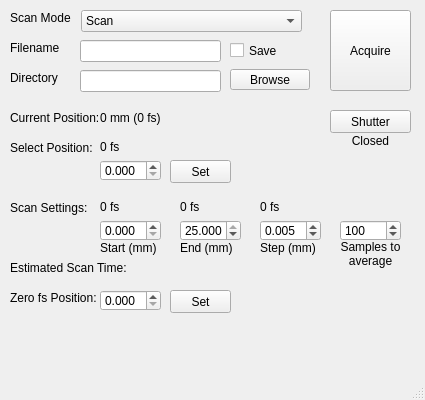
<?xml version="1.0" encoding="UTF-8"?>
<ui version="4.0">
 <class>MainWindow</class>
 <widget class="QMainWindow" name="MainWindow">
  <property name="geometry">
   <rect>
    <x>0</x>
    <y>0</y>
    <width>425</width>
    <height>400</height>
   </rect>
  </property>
  <property name="windowTitle">
   <string>MainWindow</string>
  </property>
  <widget class="QWidget" name="centralwidget">
   <widget class="QLabel" name="filenameLabel">
    <property name="geometry">
     <rect>
      <x>10</x>
      <y>40</y>
      <width>61</width>
      <height>16</height>
     </rect>
    </property>
    <property name="text">
     <string>Filename</string>
    </property>
   </widget>
   <widget class="QComboBox" name="scanModeWidget">
    <property name="geometry">
     <rect>
      <x>81</x>
      <y>10</y>
      <width>221</width>
      <height>22</height>
     </rect>
    </property>
    <item>
     <property name="text">
      <string>Scan</string>
     </property>
    </item>
    <item>
     <property name="text">
      <string>Monitor</string>
     </property>
    </item>
   </widget>
   <widget class="QPushButton" name="acquireButton">
    <property name="geometry">
     <rect>
      <x>330</x>
      <y>10</y>
      <width>81</width>
      <height>81</height>
     </rect>
    </property>
    <property name="text">
     <string>Acquire</string>
    </property>
   </widget>
   <widget class="QPushButton" name="directoryBrowseButton">
    <property name="geometry">
     <rect>
      <x>230</x>
      <y>69</y>
      <width>80</width>
      <height>21</height>
     </rect>
    </property>
    <property name="text">
     <string>Browse</string>
    </property>
   </widget>
   <widget class="QCheckBox" name="saveCheckBox">
    <property name="geometry">
     <rect>
      <x>230</x>
      <y>41</y>
      <width>49</width>
      <height>19</height>
     </rect>
    </property>
    <property name="text">
     <string>Save</string>
    </property>
   </widget>
   <widget class="QLabel" name="directoryLabel">
    <property name="geometry">
     <rect>
      <x>10</x>
      <y>70</y>
      <width>61</width>
      <height>16</height>
     </rect>
    </property>
    <property name="text">
     <string>Directory</string>
    </property>
   </widget>
   <widget class="QLineEdit" name="directoryText">
    <property name="geometry">
     <rect>
      <x>80</x>
      <y>70</y>
      <width>141</width>
      <height>22</height>
     </rect>
    </property>
    <property name="text">
     <string/>
    </property>
   </widget>
   <widget class="QLineEdit" name="filenameText">
    <property name="geometry">
     <rect>
      <x>80</x>
      <y>40</y>
      <width>141</width>
      <height>22</height>
     </rect>
    </property>
   </widget>
   <widget class="QLabel" name="scanModeLabel">
    <property name="geometry">
     <rect>
      <x>10</x>
      <y>10</y>
      <width>61</width>
      <height>16</height>
     </rect>
    </property>
    <property name="text">
     <string>Scan Mode</string>
    </property>
   </widget>
   <widget class="QLabel" name="scanLabel">
    <property name="geometry">
     <rect>
      <x>10</x>
      <y>200</y>
      <width>91</width>
      <height>16</height>
     </rect>
    </property>
    <property name="text">
     <string>Scan Settings:</string>
    </property>
   </widget>
   <widget class="QLabel" name="scanStartLabel">
    <property name="geometry">
     <rect>
      <x>100</x>
      <y>240</y>
      <width>61</width>
      <height>16</height>
     </rect>
    </property>
    <property name="text">
     <string>Start (mm)</string>
    </property>
   </widget>
   <widget class="QLabel" name="scanStartFemto">
    <property name="geometry">
     <rect>
      <x>100</x>
      <y>200</y>
      <width>47</width>
      <height>13</height>
     </rect>
    </property>
    <property name="text">
     <string>0 fs</string>
    </property>
   </widget>
   <widget class="QLabel" name="scanStepLabel">
    <property name="geometry">
     <rect>
      <x>260</x>
      <y>240</y>
      <width>71</width>
      <height>16</height>
     </rect>
    </property>
    <property name="text">
     <string>Step (mm)</string>
    </property>
   </widget>
   <widget class="QLabel" name="scanEndLabel">
    <property name="geometry">
     <rect>
      <x>180</x>
      <y>240</y>
      <width>61</width>
      <height>16</height>
     </rect>
    </property>
    <property name="text">
     <string>End (mm)</string>
    </property>
   </widget>
   <widget class="QLabel" name="scanEndFemto">
    <property name="geometry">
     <rect>
      <x>180</x>
      <y>200</y>
      <width>47</width>
      <height>13</height>
     </rect>
    </property>
    <property name="text">
     <string>0 fs</string>
    </property>
   </widget>
   <widget class="QDoubleSpinBox" name="scanEndWidget">
    <property name="geometry">
     <rect>
      <x>180</x>
      <y>220</y>
      <width>61</width>
      <height>21</height>
     </rect>
    </property>
    <property name="decimals">
     <number>3</number>
    </property>
    <property name="minimum">
     <double>0.000000000000000</double>
    </property>
    <property name="maximum">
     <double>25.000000000000000</double>
    </property>
    <property name="singleStep">
     <double>0.005000000000000</double>
    </property>
    <property name="value">
     <double>25.000000000000000</double>
    </property>
   </widget>
   <widget class="QDoubleSpinBox" name="scanStartWidget">
    <property name="geometry">
     <rect>
      <x>100</x>
      <y>220</y>
      <width>61</width>
      <height>21</height>
     </rect>
    </property>
    <property name="decimals">
     <number>3</number>
    </property>
    <property name="minimum">
     <double>0.000000000000000</double>
    </property>
    <property name="maximum">
     <double>25.000000000000000</double>
    </property>
    <property name="singleStep">
     <double>0.005000000000000</double>
    </property>
    <property name="value">
     <double>0.000000000000000</double>
    </property>
   </widget>
   <widget class="QDoubleSpinBox" name="scanStepWidget">
    <property name="geometry">
     <rect>
      <x>260</x>
      <y>220</y>
      <width>61</width>
      <height>21</height>
     </rect>
    </property>
    <property name="decimals">
     <number>3</number>
    </property>
    <property name="minimum">
     <double>0.001000000000000</double>
    </property>
    <property name="maximum">
     <double>0.010000000000000</double>
    </property>
    <property name="singleStep">
     <double>0.001000000000000</double>
    </property>
    <property name="value">
     <double>0.005000000000000</double>
    </property>
   </widget>
   <widget class="QLabel" name="delayStagePosition">
    <property name="geometry">
     <rect>
      <x>100</x>
      <y>110</y>
      <width>131</width>
      <height>16</height>
     </rect>
    </property>
    <property name="text">
     <string>0 mm (0 fs)</string>
    </property>
   </widget>
   <widget class="QLabel" name="delayStagePositionLabel">
    <property name="geometry">
     <rect>
      <x>10</x>
      <y>110</y>
      <width>91</width>
      <height>16</height>
     </rect>
    </property>
    <property name="text">
     <string>Current Position:</string>
    </property>
   </widget>
   <widget class="QLabel" name="delaySelectLabel">
    <property name="geometry">
     <rect>
      <x>10</x>
      <y>140</y>
      <width>91</width>
      <height>16</height>
     </rect>
    </property>
    <property name="text">
     <string>Select Position:</string>
    </property>
   </widget>
   <widget class="QLabel" name="delaySelectFemto">
    <property name="geometry">
     <rect>
      <x>100</x>
      <y>140</y>
      <width>47</width>
      <height>13</height>
     </rect>
    </property>
    <property name="text">
     <string>0 fs</string>
    </property>
   </widget>
   <widget class="QDoubleSpinBox" name="delaySelectWidget">
    <property name="geometry">
     <rect>
      <x>100</x>
      <y>160</y>
      <width>61</width>
      <height>21</height>
     </rect>
    </property>
    <property name="decimals">
     <number>3</number>
    </property>
    <property name="minimum">
     <double>0.000000000000000</double>
    </property>
    <property name="maximum">
     <double>25.000000000000000</double>
    </property>
    <property name="singleStep">
     <double>0.005000000000000</double>
    </property>
    <property name="stepType">
     <enum>QAbstractSpinBox::DefaultStepType</enum>
    </property>
    <property name="value">
     <double>0.000000000000000</double>
    </property>
   </widget>
   <widget class="QPushButton" name="delaySelectButton">
    <property name="geometry">
     <rect>
      <x>170</x>
      <y>160</y>
      <width>61</width>
      <height>23</height>
     </rect>
    </property>
    <property name="text">
     <string>Set</string>
    </property>
   </widget>
   <widget class="QLabel" name="estimatedScanTimeLabel">
    <property name="geometry">
     <rect>
      <x>10</x>
      <y>260</y>
      <width>341</width>
      <height>16</height>
     </rect>
    </property>
    <property name="text">
     <string>Estimated Scan Time: </string>
    </property>
   </widget>
   <widget class="QPushButton" name="delayZeroButton">
    <property name="geometry">
     <rect>
      <x>170</x>
      <y>290</y>
      <width>61</width>
      <height>23</height>
     </rect>
    </property>
    <property name="text">
     <string>Set</string>
    </property>
   </widget>
   <widget class="QDoubleSpinBox" name="delayZeroWidget">
    <property name="geometry">
     <rect>
      <x>100</x>
      <y>290</y>
      <width>61</width>
      <height>21</height>
     </rect>
    </property>
    <property name="decimals">
     <number>3</number>
    </property>
    <property name="minimum">
     <double>0.000000000000000</double>
    </property>
    <property name="maximum">
     <double>25.000000000000000</double>
    </property>
    <property name="singleStep">
     <double>0.001000000000000</double>
    </property>
    <property name="value">
     <double>0.000000000000000</double>
    </property>
   </widget>
   <widget class="QLabel" name="delayZeroLabel">
    <property name="geometry">
     <rect>
      <x>10</x>
      <y>290</y>
      <width>91</width>
      <height>16</height>
     </rect>
    </property>
    <property name="text">
     <string>Zero fs Position:</string>
    </property>
   </widget>
   <widget class="QDoubleSpinBox" name="scanSamplesWidget">
    <property name="geometry">
     <rect>
      <x>340</x>
      <y>220</y>
      <width>61</width>
      <height>21</height>
     </rect>
    </property>
    <property name="decimals">
     <number>0</number>
    </property>
    <property name="minimum">
     <double>1.000000000000000</double>
    </property>
    <property name="maximum">
     <double>1000.000000000000000</double>
    </property>
    <property name="singleStep">
     <double>1.000000000000000</double>
    </property>
    <property name="stepType">
     <enum>QAbstractSpinBox::AdaptiveDecimalStepType</enum>
    </property>
    <property name="value">
     <double>100.000000000000000</double>
    </property>
   </widget>
   <widget class="QLabel" name="scanSamplesLabel">
    <property name="geometry">
     <rect>
      <x>340</x>
      <y>240</y>
      <width>61</width>
      <height>31</height>
     </rect>
    </property>
    <property name="text">
     <string>Samples to average</string>
    </property>
    <property name="alignment">
     <set>Qt::AlignHCenter|Qt::AlignTop</set>
    </property>
    <property name="wordWrap">
     <bool>true</bool>
    </property>
   </widget>
   <widget class="QPushButton" name="shutterButton">
    <property name="geometry">
     <rect>
      <x>330</x>
      <y>110</y>
      <width>81</width>
      <height>23</height>
     </rect>
    </property>
    <property name="text">
     <string>Shutter</string>
    </property>
   </widget>
   <widget class="QLabel" name="shutterStatusLabel">
    <property name="geometry">
     <rect>
      <x>330</x>
      <y>130</y>
      <width>81</width>
      <height>21</height>
     </rect>
    </property>
    <property name="text">
     <string>Closed</string>
    </property>
    <property name="alignment">
     <set>Qt::AlignCenter</set>
    </property>
   </widget>
   <widget class="QLabel" name="scanStepFemto">
    <property name="geometry">
     <rect>
      <x>260</x>
      <y>200</y>
      <width>47</width>
      <height>13</height>
     </rect>
    </property>
    <property name="text">
     <string>0 fs</string>
    </property>
   </widget>
  </widget>
  <widget class="QMenuBar" name="menubar">
   <property name="geometry">
    <rect>
     <x>0</x>
     <y>0</y>
     <width>425</width>
     <height>21</height>
    </rect>
   </property>
  </widget>
  <widget class="QStatusBar" name="statusbar"/>
 </widget>
 <resources/>
 <connections/>
</ui>
